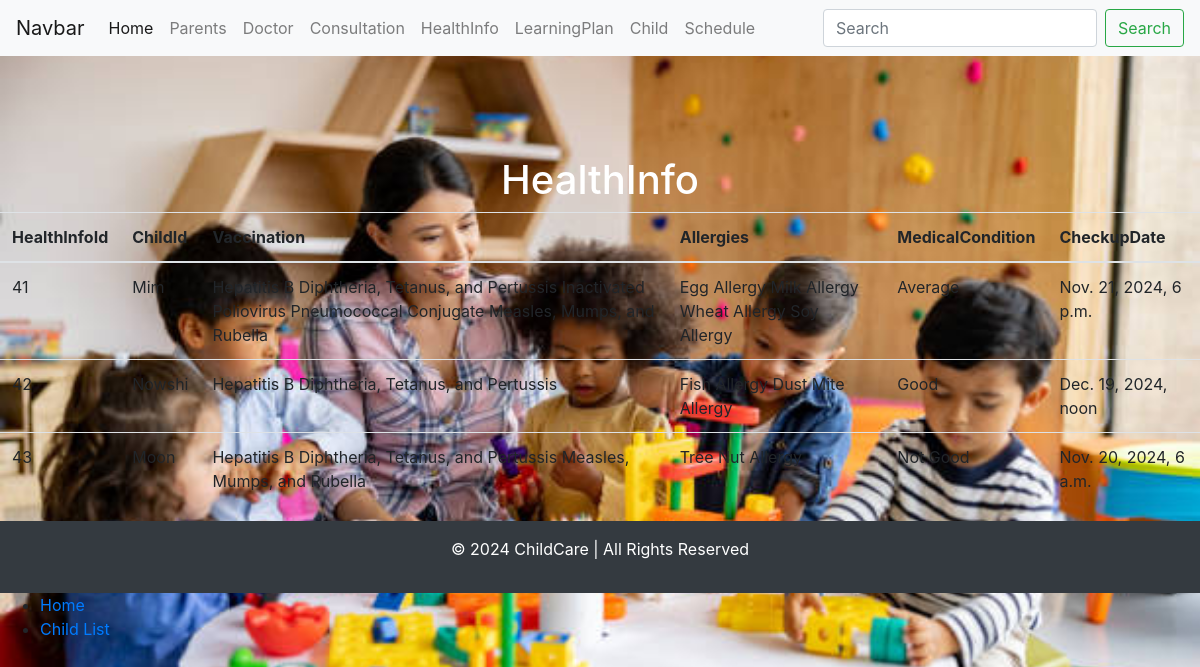
The page /HealthInfo/ on the database its author committed.
### ChildCare/models.py (models this page shows, shortened)
class HealthInfo(models.Model):
    HealthInfoId=models.IntegerField(blank=True, null=True)
    ChildId = models.ForeignKey(Child, on_delete=models.CASCADE)
    Vaccination=models.TextField(max_length=200)
    Allergies=models.TextField(max_length=200)
    MedicalCondition=models.CharField(max_length=200)
    CheckupDate=models.DateTimeField(blank=True, null=True)

class Child(models.Model):
    Childname = models.CharField(max_length=200)
    ChildId=models.IntegerField(blank=True, null=True)
    ParentsId=models.ForeignKey(Parents, on_delete=models.CASCADE, blank=True, null=True)
    ChildCertificate=models.ImageField(upload_to='certificate/')
    BrithDate = models.DateField(blank=True, null=True)
    def __str__(self):
        return self.Childname

### ChildCare/views.py (the view)
# urls.py: path('HealthInfo/', c_views.healthInfo, name='healthinfo'),
def healthInfo(request):
    healthinfo = HealthInfo.objects.all()  # Fetch all HealthInfo records
    context = {
        'object_project': healthinfo,  # Match the key with the template
    }
    return render(request, template_name='ChildCare/HealthInfo.html', context=context)

### template/ChildCare/HealthInfo.html
{% extends 'base.html' %}
{% block content %}
<h1>HealthInfo</h1>
<table class="table">
  <thead>
    <tr>
      <th scope="col">HealthInfoId</th>
      <th scope="col">ChildId</th>
      <th scope="col">Vaccination</th>
      <th scope="col">Allergies</th>
      <th scope="col">MedicalCondition</th>
      <th scope="col">CheckupDate</th>
    </tr>
  </thead>
  <tbody>
    {% for p in object_project %}
    <tr>
      <td>{{ p.HealthInfoId }}</td>
      <td>{{ p.ChildId }}</td>
      <td>{{ p.Vaccination }}</td>
      <td>{{ p.Allergies }}</td>
      <td>{{ p.MedicalCondition }}</td>
      <td>{{ p.CheckupDate }}</td>
    </tr>
    {% endfor %}
  </tbody>
</table>
{% endblock %}

### static/css/style.css (style rules this page uses)
body { background-image: url("..images/mygp.jpg"); background-size: cover; background-repeat: no-repeat; background-attachment: fixed; }
h1 { color: white; text-align: center; padding-top: 100px; }

### rows shown on the page
HealthInfo: HealthInfoId "41", ChildId "Mim", Vaccination "Hepatitis B Diphtheria, Tetanus, and Pertussis Inactivated Poliovirus Pneumococcal Conjugate Measles, Mumps, and Rubella", Allergies "Egg Allergy Milk Allergy Wheat Allergy Soy Allergy", MedicalCondition "Average", CheckupDate "Nov. 21, 2024, 6 p.m."
HealthInfo: HealthInfoId "42", ChildId "Nowshi", Vaccination "Hepatitis B Diphtheria, Tetanus, and Pertussis", Allergies "Fish Allergy Dust Mite Allergy", MedicalCondition "Good", CheckupDate "Dec. 19, 2024, noon"
HealthInfo: HealthInfoId "43", ChildId "Moon", Vaccination "Hepatitis B Diphtheria, Tetanus, and Pertussis Measles, Mumps, and Rubella", Allergies "Tree Nut Allergy", MedicalCondition "Not Good", CheckupDate "Nov. 20, 2024, 6 a.m."
